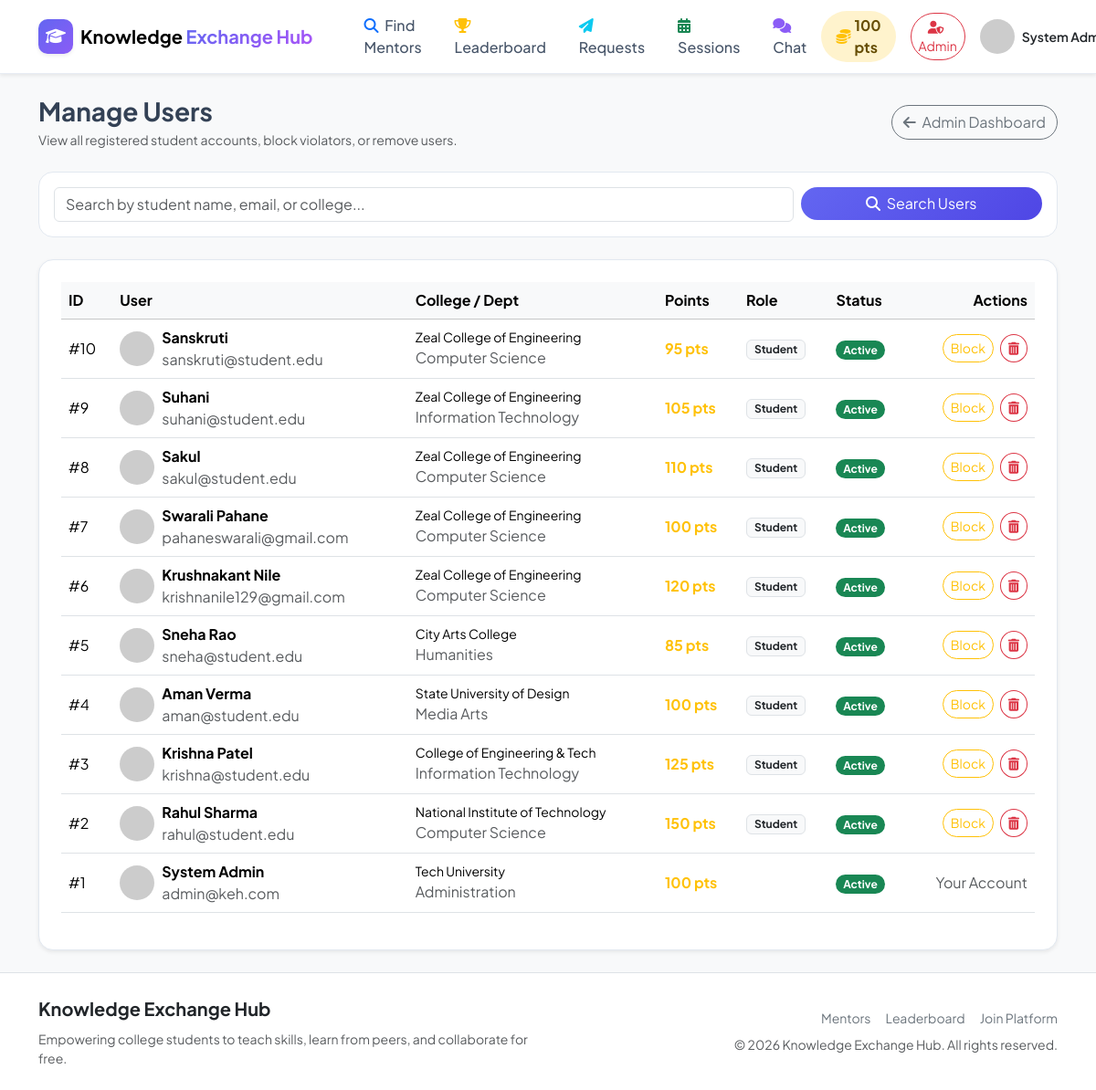
Before: /admin/users.php (signed in) with the older database file.
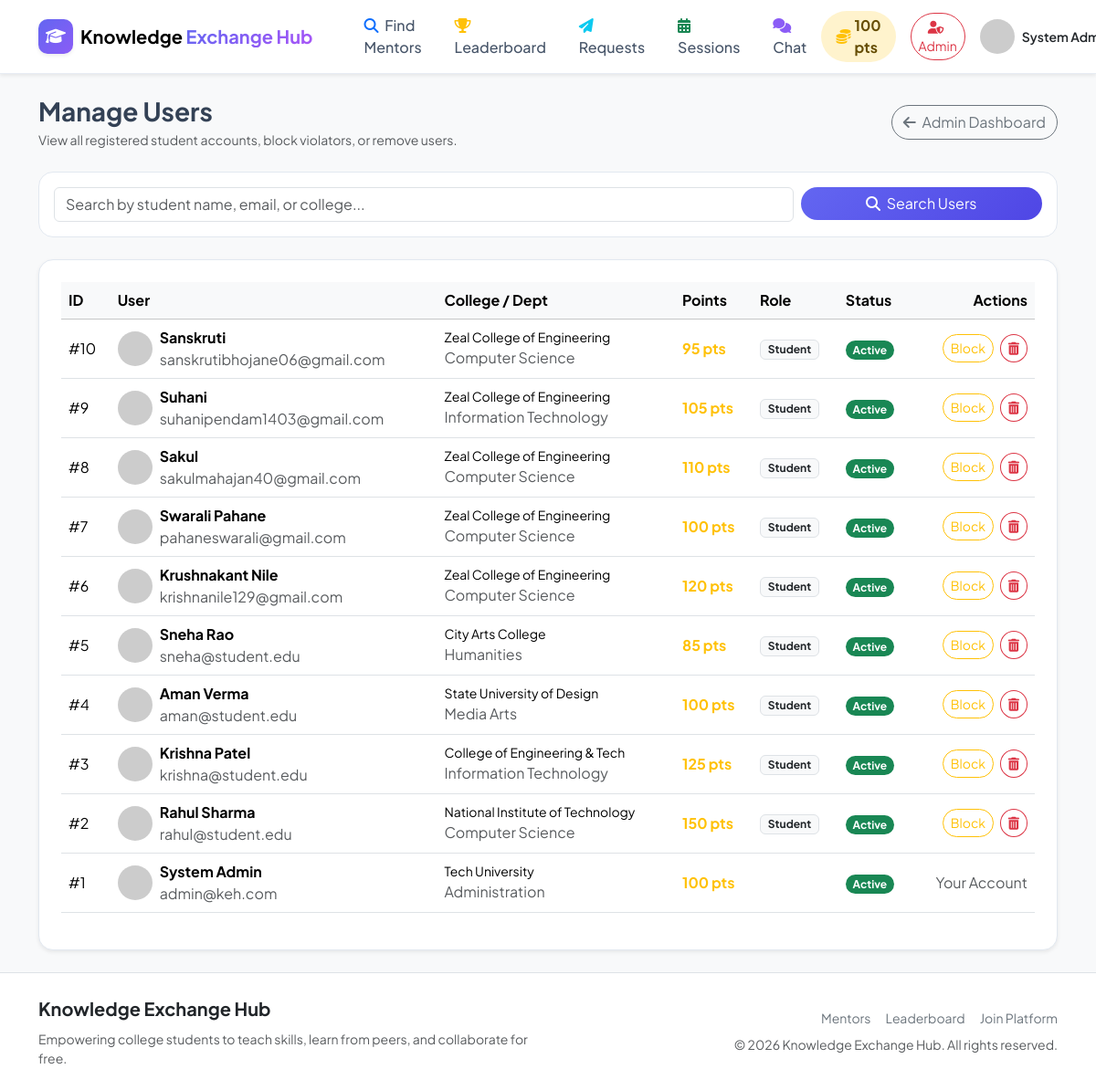
After: the same page with the newer database file.
### tables this page shows
CREATE TABLE IF NOT EXISTS `users` (
  `id` INT AUTO_INCREMENT PRIMARY KEY,
  `name` VARCHAR(100) NOT NULL,
  `email` VARCHAR(150) NOT NULL UNIQUE,
  `password` VARCHAR(255) NOT NULL,
  `profile_photo` VARCHAR(255) DEFAULT 'default_avatar.png',
  `college` VARCHAR(150) DEFAULT NULL,
  `department` VARCHAR(100) DEFAULT NULL,
  `bio` TEXT DEFAULT NULL,
  `github_url` VARCHAR(255) DEFAULT NULL,
  `linkedin_url` VARCHAR(255) DEFAULT NULL,
  `points` INT DEFAULT 0,
  `is_admin` TINYINT(1) DEFAULT 0,
  `is_blocked` TINYINT(1) DEFAULT 0,
  `created_at` DATETIME DEFAULT CURRENT_TIMESTAMP
);

### includes/navbar.php (called while the page is built, shortened)
<?php
require_once __DIR__ . '/functions.php';
$is_logged_in = isset($_SESSION['user_id']);
if ($is_logged_in && isset($pdo)) {
    $stmt = $pdo->prepare("SELECT * FROM users WHERE id = ?");
    $stmt->execute([$_SESSION['user_id']]);
}
?>

### includes/functions.php (called while the page is built, shortened)
<?php
function e($string) {
    return htmlspecialchars($string ?? '', ENT_QUOTES, 'UTF-8');
}
?>

### includes/auth-check.php (called while the page is built, shortened)
<?php
require_once __DIR__ . '/db.php';
$stmt = $pdo->prepare("SELECT * FROM users WHERE id = ?");
$stmt->execute([$_SESSION['user_id']]);
$current_user = $stmt->fetch();
?>

### includes/admin-check.php (called while the page is built, shortened)
<?php
require_once __DIR__ . '/auth-check.php';
?>

### admin/users.php (the view, shortened to what the changed rows need)
<?php
require_once __DIR__ . '/../includes/admin-check.php';
require_once __DIR__ . '/../includes/functions.php';
$sql = "SELECT * FROM users WHERE 1=1";
$params = [];
$sql .= " ORDER BY id DESC";
$stmt = $pdo->prepare($sql);
$stmt->execute($params);
$users_list = $stmt->fetchAll();
require_once __DIR__ . '/../includes/header.php';
require_once __DIR__ . '/../includes/navbar.php';
?>
<div class="container py-4">
    <div class="keh-card p-4 shadow-sm">
        <div class="table-responsive">
            <table class="table table-hover align-middle">
                <thead class="table-light">
                    <tr>
                        <th>ID</th>
                        <th>User</th>
                        <th>College / Dept</th>
                        <th>Points</th>
                        <th>Role</th>
                        <th>Status</th>
                        <th class="text-end">Actions</th>
                    </tr>
                </thead>
                <tbody>
                    <?php foreach ($users_list as $u): ?>
                        <tr>
                            <td>#<?= $u['id'] ?></td>
                            <td>
                                <div class="d-flex align-items-center gap-2">
                                    <img src="/KEH/uploads/profile_photos/<?= e($u['profile_photo']) ?>"
                                         onerror="this.src='https://ui-avatars.com/api/?name=<?= urlencode($u['name']) ?>&background=6366f1&color=fff';"
                                         alt="User" class="rounded-circle object-fit-cover" width="38" height="38">
                                    <div>
                                        <span class="fw-bold d-block"><?= e($u['name']) ?></span>
                                        <span class="text-muted text-xs"><?= e($u['email']) ?></span>
                                    </div>
                                </div>
                            </td>
                            <td>
                                <span class="small font-weight-bold d-block"><?= e($u['college'] ?? 'N/A') ?></span>
                                <span class="text-muted text-xs"><?= e($u['department'] ?? '') ?></span>
                            </td>
                            <td class="fw-bold text-warning"><?= (int)$u['points'] ?> pts</td>
                            <td>
                                <?= $u['is_admin'] ? '<span class="badge bg-purple rounded-pill">Admin</span>' : '<span class="badge bg-light text-dark border">Student</span>' ?>
                            </td>
                            <td>
                                <?= $u['is_blocked'] ? '<span class="badge bg-danger rounded-pill">Blocked</span>' : '<span class="badge bg-success rounded-pill">Active</span>' ?>
                            </td>
                            <td class="text-end">
                                <?php if ($u['id'] != $current_user['id']): ?>
                                    <?php if ($u['is_blocked']): ?>
                                        <a href="users.php?action=unblock&id=<?= $u['id'] ?>" class="btn btn-sm btn-outline-success rounded-pill me-1">Unblock</a>
                                    <?php else: ?>
                                        <a href="users.php?action=block&id=<?= $u['id'] ?>" class="btn btn-sm btn-outline-warning rounded-pill me-1" onclick="return confirm('Block this user account?');">Block</a>
                                    <?php endif; ?>
                                    <a href="users.php?action=delete&id=<?= $u['id'] ?>" class="btn btn-sm btn-outline-danger rounded-circle" onclick="return confirm('Permanently delete this user account?');" title="Delete">
                                        <i class="fas fa-trash-alt"></i>
                                    </a>
                                <?php else: ?>
                                    <span class="text-muted text-xs">Your Account</span>
                                <?php endif; ?>
                            </td>
                        </tr>
                    <?php endforeach; ?>
                </tbody>
            </table>
        </div>
    </div>
</div>
<?php require_once __DIR__ . '/../includes/footer.php'; ?>

Changed rows visible on the page:
changed users "Sanskruti": email "sanskruti@student.edu" → "sanskrutibhojane06@gmail.com"
changed users "Suhani": email "suhani@student.edu" → "suhanipendam1403@gmail.com"
changed users "Sakul": email "sakul@student.edu" → "sakulmahajan40@gmail.com"
